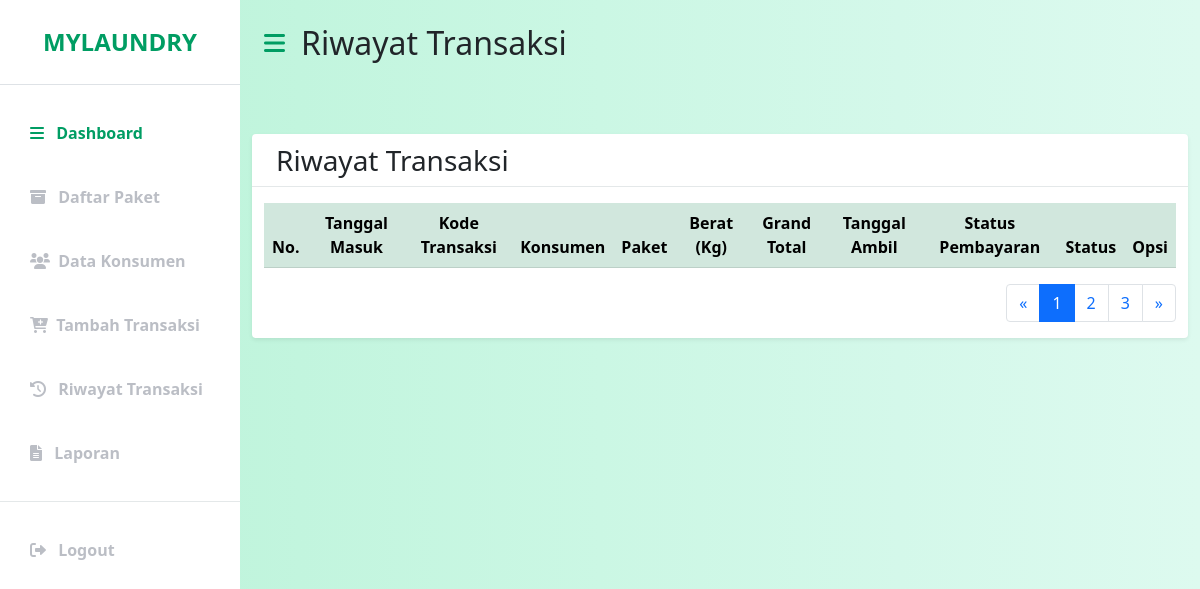
/index.php/transaksi/riwayat, run on an earlier commit of the app's database.
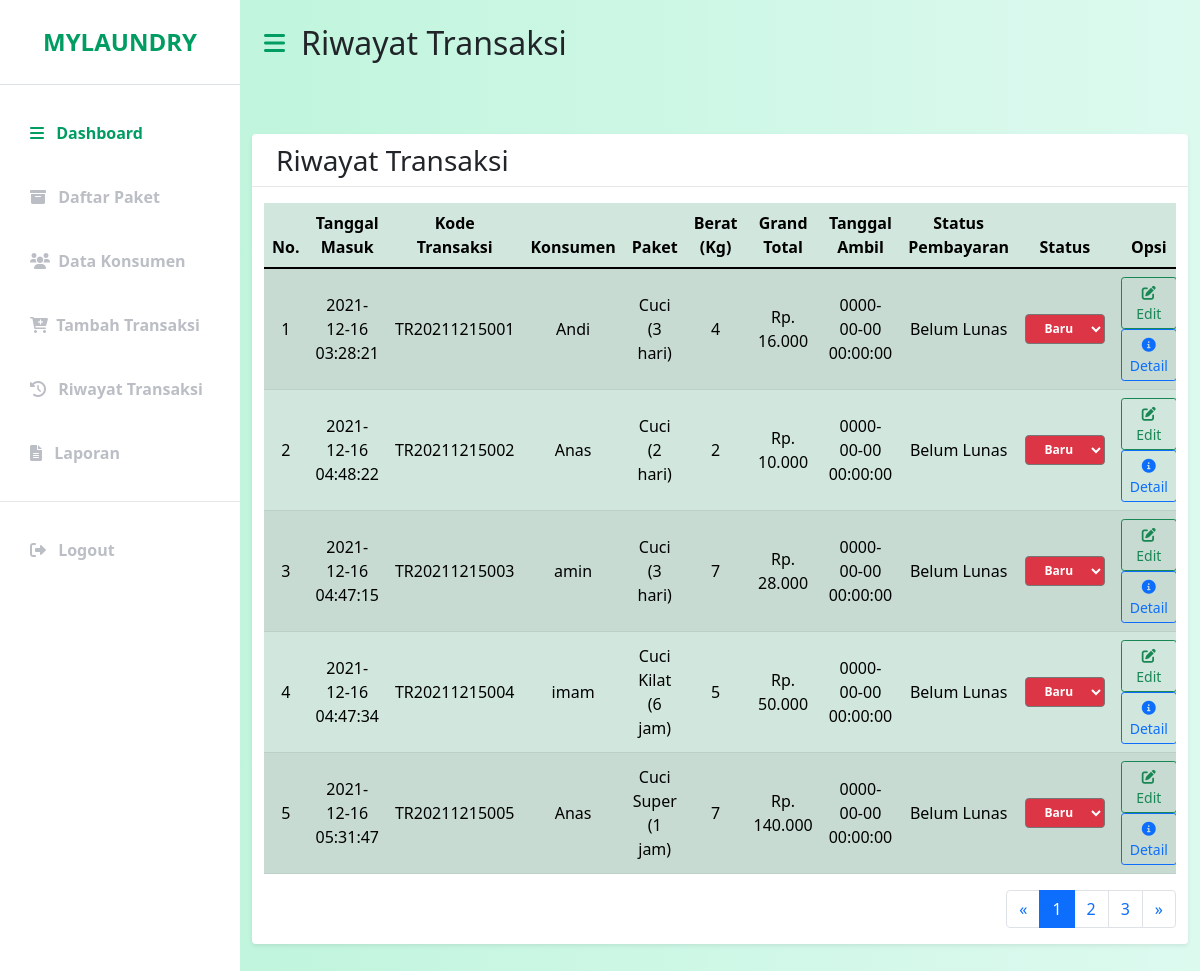
And on a later commit of the database.
### tables this page shows
CREATE TABLE `transaksi` (
  `kode_transaksi` varchar(20) NOT NULL,
  `kode_konsumen` varchar(12) NOT NULL,
  `kode_paket` varchar(12) NOT NULL,
  `tgl_masuk` datetime NOT NULL,
  `tgl_ambil` datetime NOT NULL,
  `berat` int(10) NOT NULL,
  `grand_total` int(12) NOT NULL,
  `bayar` varchar(20) NOT NULL,
  `status` varchar(20) NOT NULL
);

CREATE TABLE `konsumen` (
  `kode_konsumen` varchar(12) NOT NULL,
  `nama_konsumen` varchar(50) NOT NULL,
  `alamat_konsumen` text NOT NULL,
  `no_telp` varchar(14) NOT NULL
);

CREATE TABLE `paket` (
  `kode_paket` varchar(20) NOT NULL,
  `nama_paket` varchar(50) NOT NULL,
  `harga_paket` varchar(20) NOT NULL
);

### application/controllers/Transaksi.php (called while the page is built, shortened)
<?php
class Transaksi extends CI_Controller
{
    public function __construct()
    {
        $this->load->model('m_transaksi');
    }
    public function riwayat()
    {
        $isi['content'] = 'backend/transaksi/riwayat_transaksi';
        $isi['judul'] = 'Riwayat Transaksi';
        $isi['data'] = $this->m_transaksi->getAllRiwayat();
        $this->load->view('backend/dashboard', $isi);
    }
}

### index.php (called while the page is built, shortened)
<?php
require_once BASEPATH.'core/CodeIgniter.php';

### application/models/m_transaksi.php (called while the page is built, shortened)
<?php
class M_transaksi extends CI_Model
{
    public function getAllRiwayat()
    {
        $this->db->select('*');
        $this->db->from('transaksi');
        $this->db->join('konsumen', 'transaksi.kode_konsumen = konsumen.kode_konsumen', 'left');
        $this->db->join('paket', 'transaksi.kode_paket = paket.kode_paket', 'left');
        return $this->db->get()->result();
    }
}

### application/views/backend/transaksi/riwayat_transaksi.php (the view, shortened to what the changed rows need)
<div class="container-fluid px-4">
    <div class="table-head row my-5 bg-white shadow-sm d-flex justify-content-around align-items-center rounded">
        <div class="col-lg-12 table-body">
            <div class="table-responsive">
                <table class="table table-success table-striped">
                    <thead>
                        <tr>
                            <th>No.</th>
                            <th>Tanggal Masuk</th>
                            <th>Kode Transaksi</th>
                            <th>Konsumen</th>
                            <th>Paket</th>
                            <th>Berat (Kg)</th>
                            <th>Grand Total</th>
                            <th>Tanggal Ambil</th>
                            <th>Status Pembayaran</th>
                            <th>Status</th>
                            <th>Opsi</th>
                        </tr>
                    </thead>
                    <tbody>
                        <?php
                        $no = 1;
                        foreach ($data as $row) { ?>
                            <tr>
                                <td><?= $no++; ?></td>
                                <td><?= $row->tgl_masuk; ?></td>
                                <td><?= $row->kode_transaksi; ?></td>
                                <td><?= $row->nama_konsumen; ?></td>
                                <td><?= $row->nama_paket; ?></td>
                                <td><?= $row->berat; ?></td>
                                <td><?= "Rp. " . number_format($row->grand_total, 0, '.', '.'); ?></td>
                                <td><?= $row->tgl_ambil; ?></td>
                                <td><?= $row->bayar; ?></td>
                                <td>
                                    <?php
                                    if ($row->status == "Baru") { ?>
                                        <select name="status" class="badge bg-danger status">
                                            <option value="<?= $row->kode_transaksi ?>Baru" selected>Baru</option>
                                        </select>
                                    <?php } else if ($row->status == "Proses") { ?>
                                        <select name="status" class="badge bg-warning status">
                                            <option value="<?= $row->kode_transaksi ?>Baru">Baru</option>
                                            <option value="<?= $row->kode_transaksi ?>Proses" selected>Proses</option>
                                            <option value="<?= $row->kode_transaksi ?>Selesai">Selesai</option>
                                        </select>
                                    <?php } else { ?>
                                        <button class="btn btn-success btn-sm dropdown-toggle">Selesai</button>
                                    <?php } ?>
                                </td>
                                <?php
                                if ($row->status == "Selesai") { ?>
                                    <td>
                                        <a href="<?= base_url() ?>transaksi/detail/<?= $row->kode_transaksi; ?>" class="btn btn-outline-primary btn-sm"><i class="fas fa-info-circle"></i> Detail</a>
                                    </td>
                                <?php } else { ?>
                                    <td>
                                        <a href="<?= base_url() ?>transaksi/edit_transaksi/<?= $row->kode_transaksi; ?>" class="btn btn-outline-success btn-sm"><i class="fas fa-edit"></i> Edit</a>
                                        <a href="<?= base_url() ?>transaksi/detail/<?= $row->kode_transaksi; ?>" class="btn btn-outline-primary btn-sm"><i class="fas fa-info-circle"></i> Detail</a>
                                    </td>
                                <?php } ?>
                            </tr>
                        <?php } ?>
                    </tbody>
                </table>
            </div>
        </div>
    </div>

What changed in the data, as far as the page shows it:
added transaksi: tgl_masuk "2021-12-16 03:28:21", kode_transaksi "TR20211215001", kode_konsumen.nama_konsumen "Andi", kode_paket.nama_paket "Cuci (3 hari)", berat "4", grand_total "16.000", tgl_ambil "0000-00-00 00:00:00", bayar "Belum Lunas"
added transaksi: tgl_masuk "2021-12-16 04:48:22", kode_transaksi "TR20211215002", kode_konsumen.nama_konsumen "Anas", kode_paket.nama_paket "Cuci (2 hari)", berat "2", grand_total "10.000", tgl_ambil "0000-00-00 00:00:00", bayar "Belum Lunas"
added transaksi: tgl_masuk "2021-12-16 04:47:15", kode_transaksi "TR20211215003", kode_konsumen.nama_konsumen "amin", kode_paket.nama_paket "Cuci (3 hari)", berat "7", grand_total "28.000", tgl_ambil "0000-00-00 00:00:00", bayar "Belum Lunas"
added transaksi: tgl_masuk "2021-12-16 04:47:34", kode_transaksi "TR20211215004", kode_konsumen.nama_konsumen "imam", kode_paket.nama_paket "Cuci Kilat (6 jam)", berat "5", grand_total "50.000", tgl_ambil "0000-00-00 00:00:00", bayar "Belum Lunas"
added transaksi: tgl_masuk "2021-12-16 05:31:47", kode_transaksi "TR20211215005", kode_konsumen.nama_konsumen "Anas", kode_paket.nama_paket "Cuci Super (1 jam)", berat "7", grand_total "140.000", tgl_ambil "0000-00-00 00:00:00", bayar "Belum Lunas"
